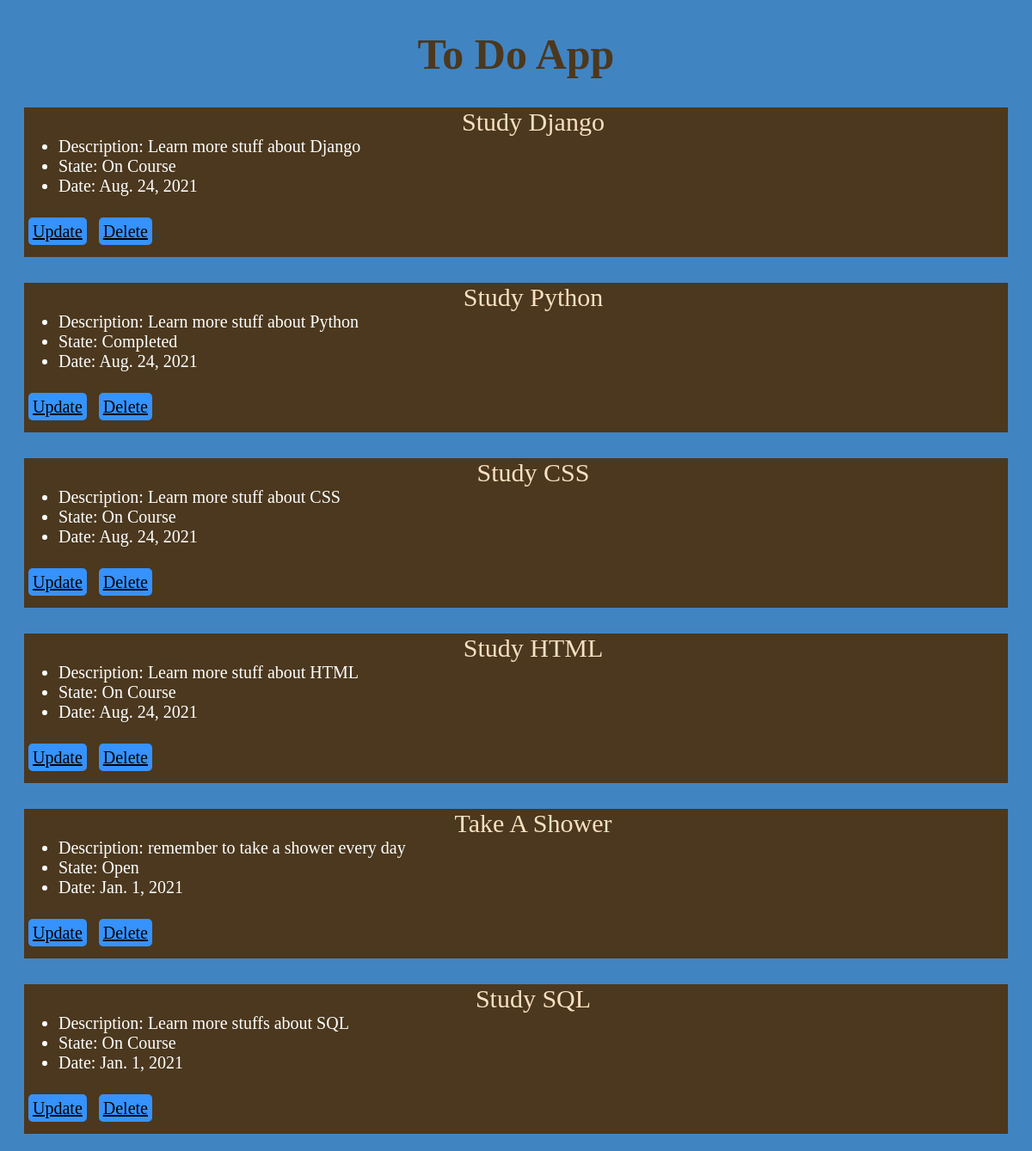
Page /list/ on the committed database.
### to_do_list/models.py (models this page shows, shortened)
class ToDo(models.Model):
    title = models.CharField(max_length=100, blank=False, null=False)
    description = models.CharField(max_length=500, blank=False, null=False)
    state = models.CharField(max_length=100, blank=False, null=False)
    date = models.DateField(blank=True, null=True)

### to_do_list/views.py (the view)
# urls.py: path("",include("to_do_list.urls"))
def to_do_list(request):
    to_dos = ToDo.objects.all()
    context = {"to_dos":to_dos}
    return render(request, "todo/todo_list.html",context)

### to_do_list/templates/todo/todo_list.html (shortened to what this page needs)
{% extends 'base/base.html' %}
{% block content %}
{% for to_do in to_dos %}
<div class="card_style">
    <ul class="list_header">{{to_do.title}}
        <li class="list_item">Description: {{to_do.description}}</li>
        <li class="list_item">State: {{to_do.state}}</li>
        <li class="list_item">Date: {{to_do.date}}</li>
    </ul>
    <a href="{% url 'update' to_do.id %}" class="links">Update</a>
    <a href="{% url 'delete' to_do.id %}" class="links">Delete</a>
    <br>
    <br>
</div>
{% endfor %}
{% endblock %}

### to_do_list/templates/base/base.html (shortened to what this page needs)
{% load static %}
<!DOCTYPE html>
<html lang="en">
<head>
    <link rel="stylesheet" href="{% static 'css/styles.css' %}">
</head>
<body>
    <h1 class="header">To Do App</h1>
    {% block content %}
    {% endblock %}
</body>
</html>

### to_do_list/static/css/styles.css (style rules this page uses)
body { background-color: rgb(65, 132, 194); }
.header { color: rgb(75, 56, 30); text-align: center; font-size: 50px; }
.card_style { background-color: rgb(75, 56, 30); margin: 20px; }
.list_header { font-size: 30px; text-transform: capitalize; text-align: center; color: rgb(250, 224, 193); }
.list_item { font-size: 20px; text-transform: none; text-align: left; color: rgb(255, 255, 255); }
.links { font-size: 20px; text-transform: capitalize; background-color: rgb(54, 146, 252); text-align: left; color: rgb(0, 0, 0); padding: 5px; margin: 5px; border-radius: 5px; }

### rows in the picture
ToDo: title "Study Django", description "Learn more stuff about Django", state "On Course", date "Aug. 24, 2021"
ToDo: title "Study Python", description "Learn more stuff about Python", state "Completed", date "Aug. 24, 2021"
ToDo: title "Study CSS", description "Learn more stuff about CSS", state "On Course", date "Aug. 24, 2021"
ToDo: title "Study HTML", description "Learn more stuff about HTML", state "On Course", date "Aug. 24, 2021"
ToDo: title "Take A Shower", description "remember to take a shower every day", state "Open", date "Jan. 1, 2021"
ToDo: title "Study SQL", description "Learn more stuffs about SQL", state "On Course", date "Jan. 1, 2021"
